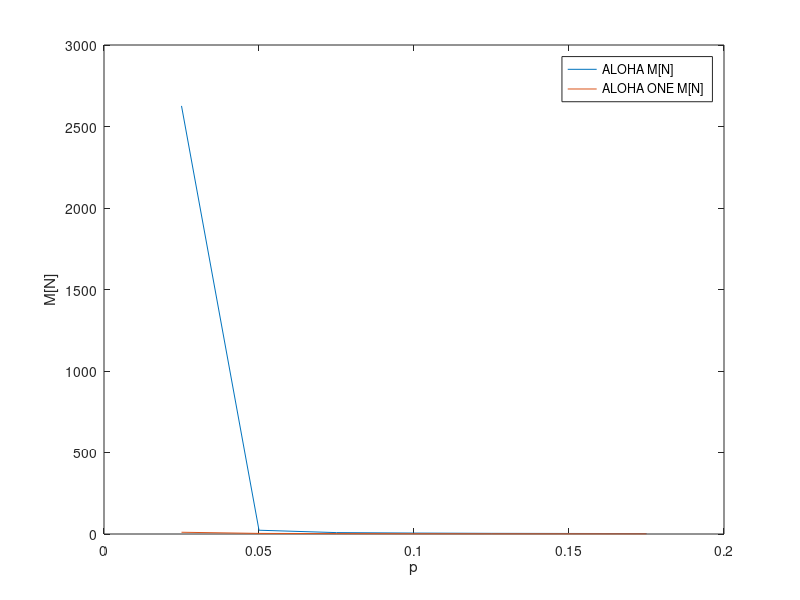
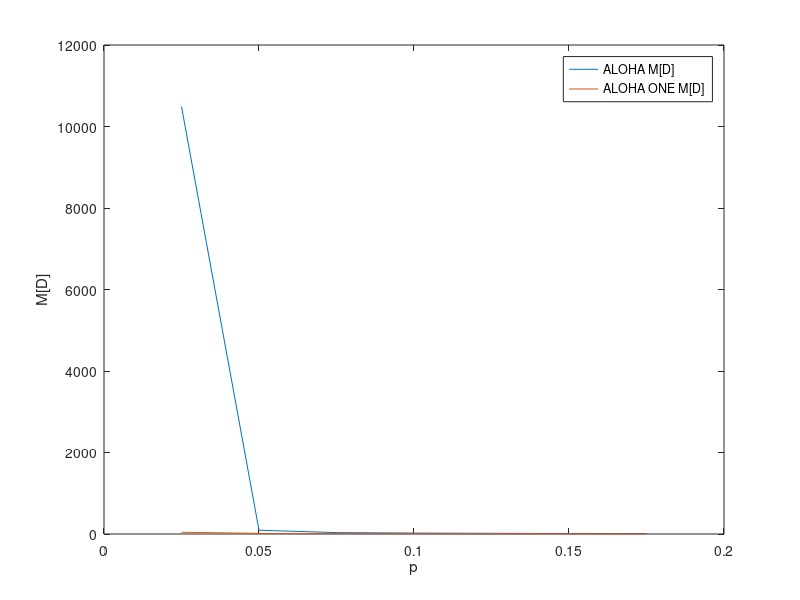

The MATLAB source for these figures, in order:
close all
clear, clc

figure(1);
F1 = load('ALOHA_M_N.dat');
M_N_1 = F1(:, 1);
p = F1(:, 2);
F2 = load('ALOHA_M_N_1.dat');
M_N_2 = F2(:, 1);
plot(p, M_N_1);
hold on;
plot(p, M_N_2);
hold on;
legend('ALOHA M[N]','ALOHA ONE M[N]')
xlabel('p')
ylabel('M[N]')


figure(2);
F1 = load('ALOHA_M_D.dat');
M_D_1 = F1(:, 1);
F2 = load('ALOHA_M_D_1.dat');
M_D_2 = F2(:, 1);
p = F1(:, 2);
plot(p, M_D_1);
hold on;
plot(p, M_D_2);
hold on;
legend('ALOHA M[D]','ALOHA ONE M[D]')
xlabel('p')
ylabel('M[D]')